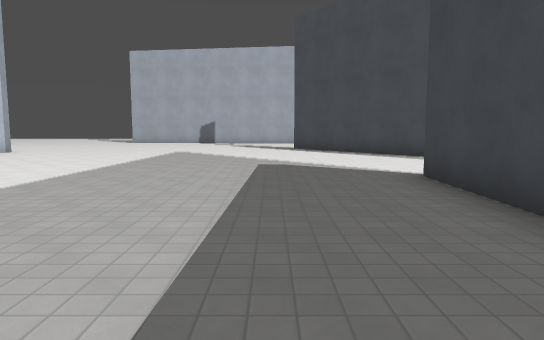
[1] (above)

16 first-person views from a walk through a 3-D level made in the Godot game engine. The camera is 1.5 m above the floor, tilts 6° down and sees 70° across. The floor is counted in squares, 2 m on a side. Each view is taken from the middle of a square. On the plan, view 1 faces up. The plan holds only what a view shows up to about 12 squares ahead; the rest is blank. The place goes on beyond the plan. Surface patterns are stand-ins for the level's own textures.

[2]
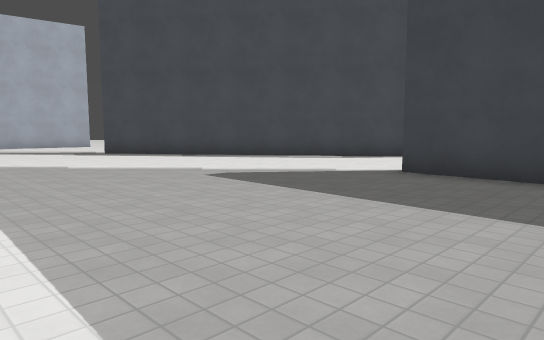

[3]
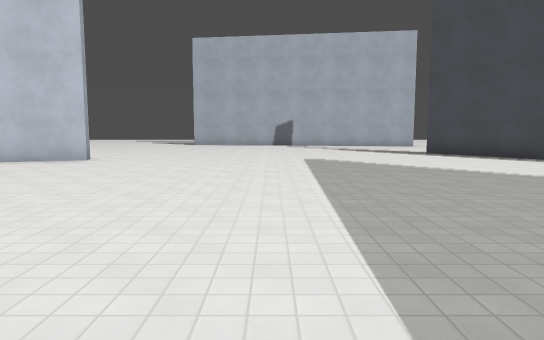

[4]
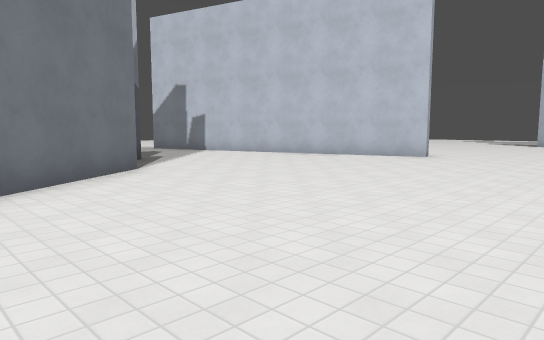

[5]
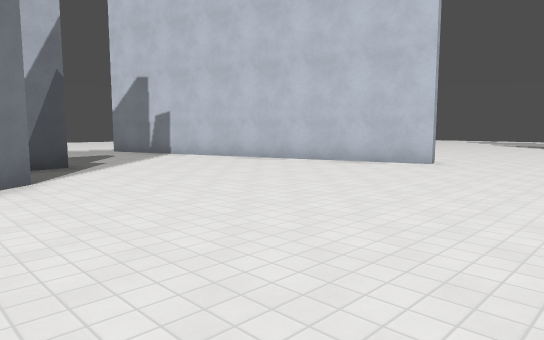

[6]
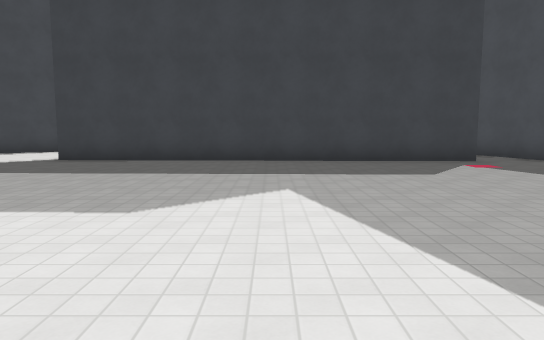

[7]
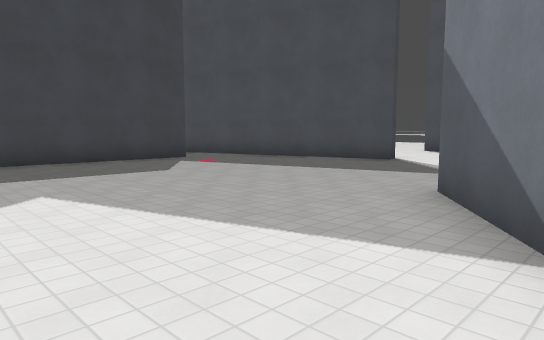

[8]
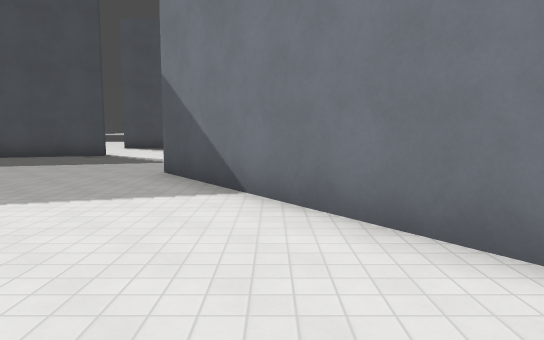

[9]
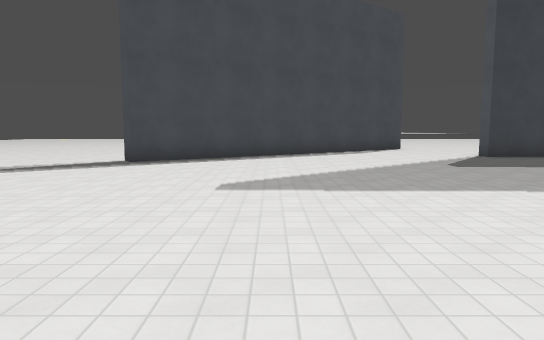

[10]
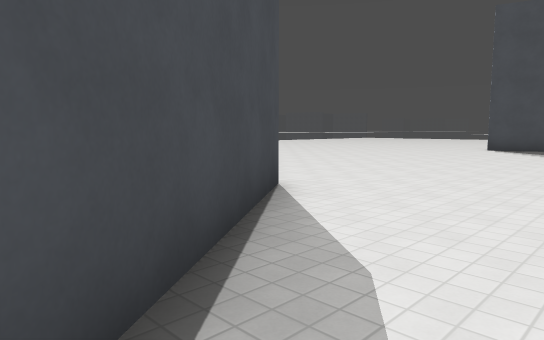

[11]
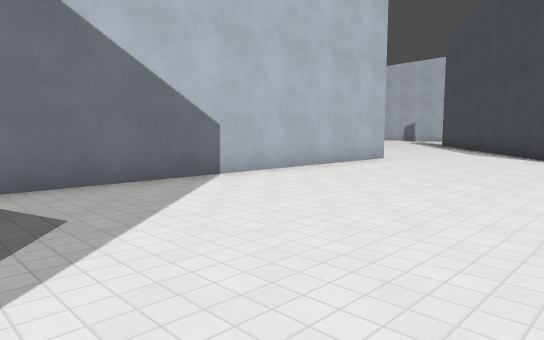

[12]
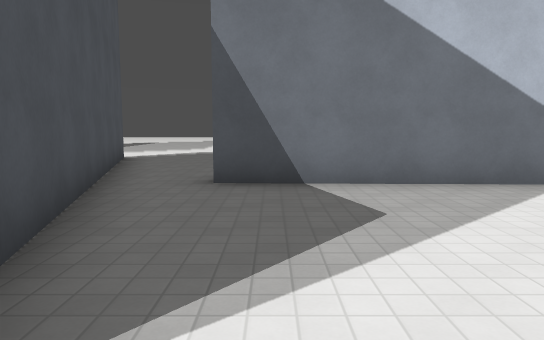

[13]
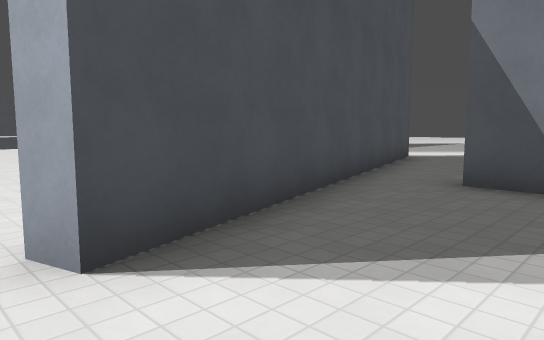

[14]
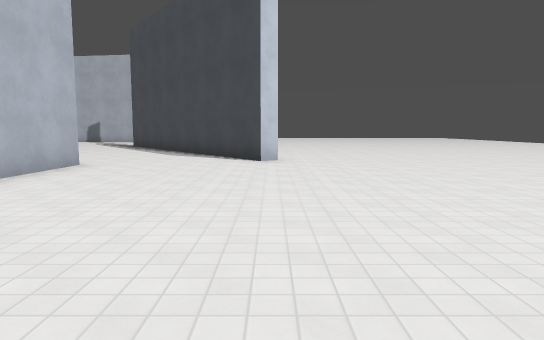

[15]
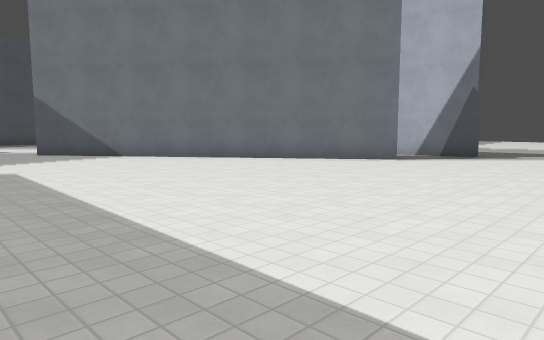

[16]
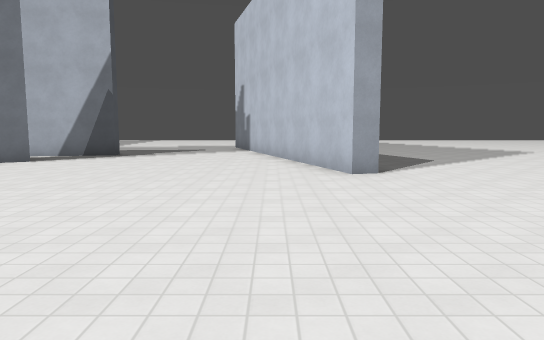

### Floor plan
Points are (right, up) in squares from view 1. A wall is a line through its corners. A room is listed if a view was taken in it or the views show most of it. See-through windows are left out.
Room 1 (views 1, 2, 3, 4, 5, 6, 7, 8, 9, 10, 15, 16)
walls: (-11.1, 5.5) (-5.1, -2.7); (-8.6, 12.9) (-8.5, 12.3) (-16, 10.1); (-13.7, 6.4) (-13.1, 6.5) (-12.8, 4.3); (6, 8.1) (0.9, 15.2); (2.1, -3.9) (2.4, 6.2) (2.9, 6.2); (-2.3, -6.9) (3, -5.4)
ways out: opening at (2, -4) to room 2; opening at (4.3, 7) to room 2; opening at (-13.8, 7.2); opening at (-7.3, 14); opening at (-4, -5.2)
Room 2 (views 11, 12, 13, 14)
walls: (2.9, 6.2) (2.6, -3.9); (7.2, 7.4) (6.7, 7.1) (6, 8.1); (3, -5.4) (7.3, -4.1) (7.5, -4.6)
ways out: opening at (2, -4) to room 1; opening at (4.3, 7) to room 1; opening at (8, -5); opening at (8, 8)

Positions as (right, up) in squares from view 1, and headings:
1: (0, 0), facing up
2: (-4, 3), facing up-right
3: (-4, 3), facing up
4: (-4, 2), facing up-left
5: (-5, 4), facing up-left
6: (-7, 1), facing right
7: (-7, 2), facing down-right
8: (-7, 4), facing down
9: (-8, 12), facing right
10: (3, 11), facing down-right
11: (8, -3), facing up-left
12: (8, -3), facing left
13: (8, -2), facing down-left
14: (7, -2), facing up
15: (-2, 10), facing down-left
16: (-2, 11), facing left
